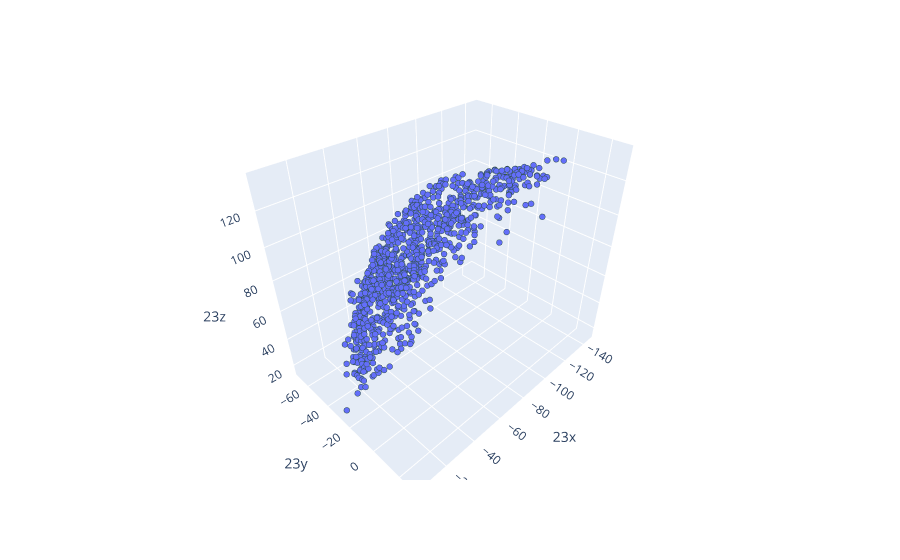

The cell this chart's notebook holds for it:
### Code cell
cond = df_1['class']==0
df_train = df_1[cond]
fig = px.scatter_3d(df_train.sample(1000),x='23x',y='23y',z='23z')
fig.update_traces(marker=dict(size=2,
                              line=dict(width=1,
                                        color='DarkSlateGrey')),
                  selector=dict(mode='markers')
                  )
fig.show()

### Figure 1 — Plotly figure (JSON) as saved in the notebook; plotly's stock layout.template omitted (floating-point values rounded to 4 significant figures; data arrays with more than 128 entries replaced by an {"elided": "..."} marker saying what was removed)
{"data": [{"hovertemplate": "23x=%{x}<br>23y=%{y}<br>23z=%{z}<extra></extra>", "legendgroup": "", "marker": {"color": "#636efa", "line": {"color": "DarkSlateGrey", "width": 1}, "size": 2, "symbol": "circle"}, "mode": "markers", "name": "", "scene": "scene", "showlegend": false, "type": "scatter3d", "x": {"elided": "1000 float values"}, "y": {"elided": "1000 float values"}, "z": {"elided": "1000 float values"}}], "layout": {"legend": {"tracegroupgap": 0}, "margin": {"t": 60}, "scene": {"domain": {"x": [0, 1], "y": [0, 1]}, "xaxis": {"title": {"text": "23x"}}, "yaxis": {"title": {"text": "23y"}}, "zaxis": {"title": {"text": "23z"}}}}}
